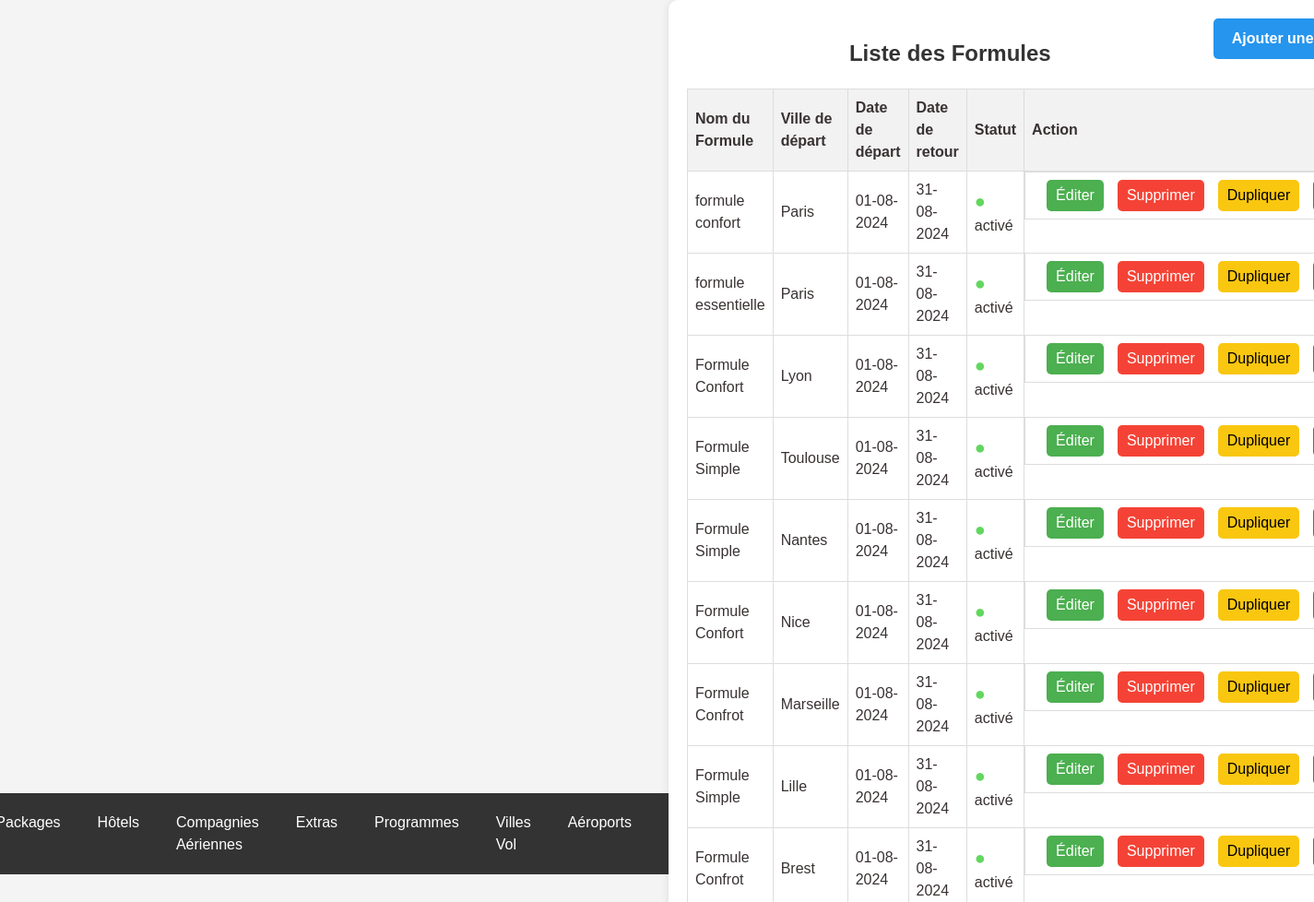
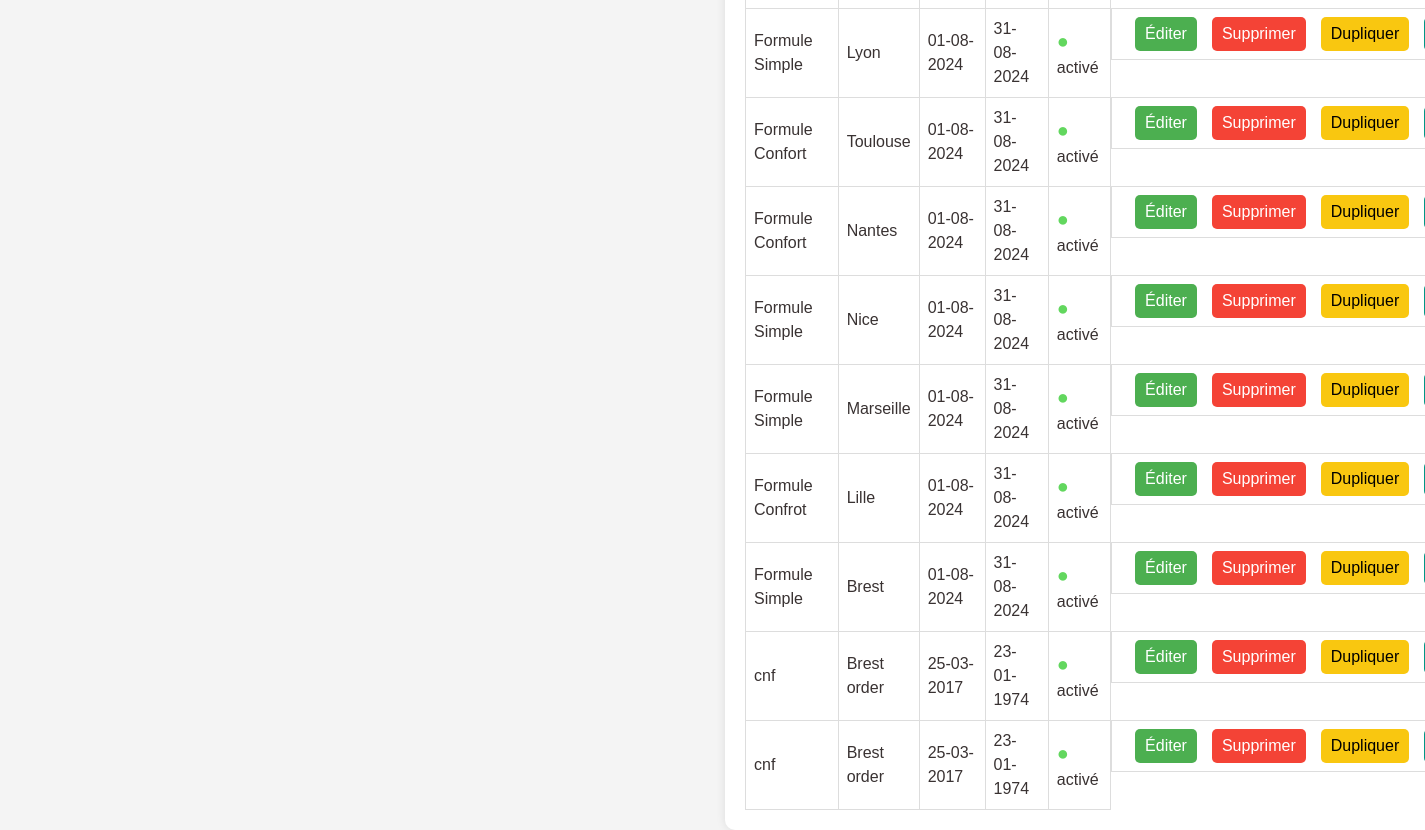
The app's page /display_formules.php (signed in) with its own data (2 pictures, top to bottom).
### tables this page shows
CREATE TABLE `formules` (
  `id` int(11) NOT NULL,
  `package_id` int(11) NOT NULL,
  `date_depart` date DEFAULT NULL,
  `date_retour` date DEFAULT NULL,
  `statut` enum('activé','désactivé') NOT NULL,
  `duree_sejour` varchar(255) NOT NULL,
  `prix_chambre_quadruple` decimal(10,2) NOT NULL,
  `prix_chambre_triple` decimal(10,2) NOT NULL,
  `prix_chambre_double` decimal(10,2) NOT NULL,
  `prix_chambre_single` decimal(10,2) NOT NULL,
  `child_discount` decimal(10,2) NOT NULL,
  `prix_bebe` decimal(10,2) NOT NULL,
  `prix_chambre_quadruple_promo` decimal(10,2) NOT NULL,
  `prix_chambre_triple_promo` decimal(10,2) NOT NULL,
  `prix_chambre_double_promo` decimal(10,2) NOT NULL,
  `prix_chambre_single_promo` decimal(10,2) NOT NULL,
  `type_id` int(11) DEFAULT NULL,
  `created_at` timestamp NOT NULL DEFAULT current_timestamp() ON UPDATE current_timestamp(),
  `programs_id` longtext DEFAULT NULL CHECK (json_valid(`programs_id`)),
  `program_order` longtext NOT NULL CHECK (json_valid(`program_order`)),
  `description` text NOT NULL
);

CREATE TABLE `type_formule_omra` (
  `id` int(11) NOT NULL,
  `nom` varchar(255) NOT NULL,
  `formule_parent_id` int(11) DEFAULT NULL
);

CREATE TABLE `omra_packages` (
  `id` int(11) NOT NULL,
  `nom` varchar(255) NOT NULL,
  `description` text NOT NULL,
  `photo` varchar(255) NOT NULL
);

### display_formules.php (the view, shortened to what this page needs)
<!DOCTYPE html>
<html lang="fr">
<head>
    <link rel="stylesheet" href="styles.css">
</head>
<body>
    <?php include 'header.php'; ?>
    <div class="container">
        <a href="ajoutformule.php" class='btn-add'><b>Ajouter une formule</b></a>
        <h2 class="text-center">Liste des Formules</h2>
        <table>
            <thead>
                <tr>
                    <th>Nom du Formule</th>
                    <th>Ville de départ</th>
                    <th>Date de départ</th>
                    <th>Date de retour</th>
                    <th>Statut</th>
                    <th>Action</th>
                </tr>
            </thead>
            <tbody>
                <?php
                include 'db.php';
                $sql_formules = "SELECT formules.id, formules.date_depart, formules.date_retour, statut, created_at, type_formule_omra.nom AS type_nom, omra_packages.nom AS package_nom
                                 FROM formules
                                 JOIN type_formule_omra ON formules.type_id = type_formule_omra.id
                                 JOIN omra_packages ON formules.package_id = omra_packages.id
                                 ORDER BY created_at DESC";
                $result_formules = mysqli_query($conn, $sql_formules);
                if (mysqli_num_rows($result_formules) > 0) {
                    while ($row_formule = mysqli_fetch_assoc($result_formules)) {
                        echo "<tr>";
                        echo "<td>" . $row_formule['type_nom'] . "</td>";
                        echo "<td>" . $row_formule['package_nom'] . "</td>";
                        $date_depart_formattee = date('d-m-Y', strtotime($row_formule['date_depart']));
                        echo "<td>" . $date_depart_formattee . "</td>";
                        $date_retour_formattee = date('d-m-Y', strtotime($row_formule['date_retour']));
                        echo "<td>" . $date_retour_formattee . "</td>";
                        if($row_formule['statut'] == 'désactivé'){
                            echo "<td>" . '<span class="inactive">● </span>' . $row_formule['statut'].  "</td>";
                        }else{
                            echo "<td>". '<span class="active">● </span>' . $row_formule['statut'] . "</td>";
                        }
                        echo "<td class='btn-group'>";
                        echo "<a class='btn-edit' href='edit_formule.php?id=" . $row_formule['id'] . "'>Éditer</a>";
                        echo "<a class='btn-delete' href='delete_formule.php?id=" . $row_formule['id'] . "' onclick=\"return confirm('Êtes-vous sûr de vouloir supprimer cette formule?')\">Supprimer</a>";
                        echo "<a class='btn-dup' href='duplicate_formule.php?id=" . $row_formule['id'] . "'>Dupliquer</a>";
                        echo "</td>";
                        echo "</tr>";
                    }
                } else {
                    echo "<tr><td colspan='4'>Aucune formule disponible pour le moment.</td></tr>";
                }
                ?>
            </tbody>
        </table>
    </div>
</body>
</html>

### css/styles.css (style rules this page uses)
body { font-family: 'Lexend', sans-serif; line-height: 1.5; min-height: 100vh; display: flex; align-items: center; justify-content: center; color: #393232; background-color: #f7f7f7; }
.btn-group { display: flex; justify-content: space-between; }
.btn-group { margin-top: auto; }

### display_formules.php (style rules this page uses)
body { font-family: Arial, sans-serif; background-color: #f4f4f4; margin: 0; padding: 0; box-sizing: border-box; }
.container { width: 90%; margin: auto; background-color: #fff; padding: 20px; border-radius: 10px; box-shadow: 0 0 10px rgba(0, 0, 0, 0.1); }
h2 { text-align: center; color: #333; }
table { width: 100%; border-collapse: collapse; }
th, td { border: 1px solid #ddd; padding: 8px; text-align: left; }
th { background-color: #f2f2f2; }
.btn-group { text-align: center; }
.btn-edit { background-color: #4CAF50; color: white; padding: 5px 10px; border: none; border-radius: 5px; cursor: pointer; text-decoration: none; margin: 0 15px; }
.btn-delete { background-color: #f44336; color: white; padding: 5px 10px; border: none; border-radius: 5px; cursor: pointer; text-decoration: none; }
.btn-add { background-color: #2595ee; color: white; padding: 10px 20px; border: none; border-radius: 5px; cursor: pointer; float:right; text-decoration: none; }
.btn-dup { background-color: #f9c710; color: black; padding: 5px 10px; border: none; border-radius: 5px; cursor: pointer; text-decoration: none; margin: 0 15px; }
.active { color: #62d75e; font-size: 20px; }

### header.php (style rules this page uses)
body { font-family: Arial, sans-serif; background-color: #f4f4f4; margin: 0; padding: 0; box-sizing: border-box; }

### records on screen
formules: type.nom "formule confort", package.nom "Paris", date_depart "01-08-2024", date_retour "31-08-2024", statut "activé"
formules: type.nom "formule essentielle", package.nom "Paris", date_depart "01-08-2024", date_retour "31-08-2024", statut "activé"
formules: type.nom "Formule Confort", package.nom "Lyon", date_depart "01-08-2024", date_retour "31-08-2024", statut "activé"
formules: type.nom "Formule Simple", package.nom "Toulouse", date_depart "01-08-2024", date_retour "31-08-2024", statut "activé"
formules: type.nom "Formule Simple", package.nom "Nantes", date_depart "01-08-2024", date_retour "31-08-2024", statut "activé"
formules: type.nom "Formule Confort", package.nom "Nice", date_depart "01-08-2024", date_retour "31-08-2024", statut "activé"
formules: type.nom "Formule Confrot", package.nom "Marseille", date_depart "01-08-2024", date_retour "31-08-2024", statut "activé"
formules: type.nom "Formule Simple", package.nom "Lille", date_depart "01-08-2024", date_retour "31-08-2024", statut "activé"
formules: type.nom "Formule Confrot", package.nom "Brest", date_depart "01-08-2024", date_retour "31-08-2024", statut "activé"
formules: type.nom "Formule Simple", package.nom "Lyon", date_depart "01-08-2024", date_retour "31-08-2024", statut "activé"
formules: type.nom "Formule Confort", package.nom "Toulouse", date_depart "01-08-2024", date_retour "31-08-2024", statut "activé"
formules: type.nom "Formule Confort", package.nom "Nantes", date_depart "01-08-2024", date_retour "31-08-2024", statut "activé"
formules: type.nom "Formule Simple", package.nom "Nice", date_depart "01-08-2024", date_retour "31-08-2024", statut "activé"
formules: type.nom "Formule Simple", package.nom "Marseille", date_depart "01-08-2024", date_retour "31-08-2024", statut "activé"
formules: type.nom "Formule Confrot", package.nom "Lille", date_depart "01-08-2024", date_retour "31-08-2024", statut "activé"
formules: type.nom "Formule Simple", package.nom "Brest", date_depart "01-08-2024", date_retour "31-08-2024", statut "activé"
formules: type.nom "cnf", package.nom "Brest order", date_depart "25-03-2017", date_retour "23-01-1974", statut "activé"
formules: type.nom "cnf", package.nom "Brest order", date_depart "25-03-2017", date_retour "23-01-1974", statut "activé"
